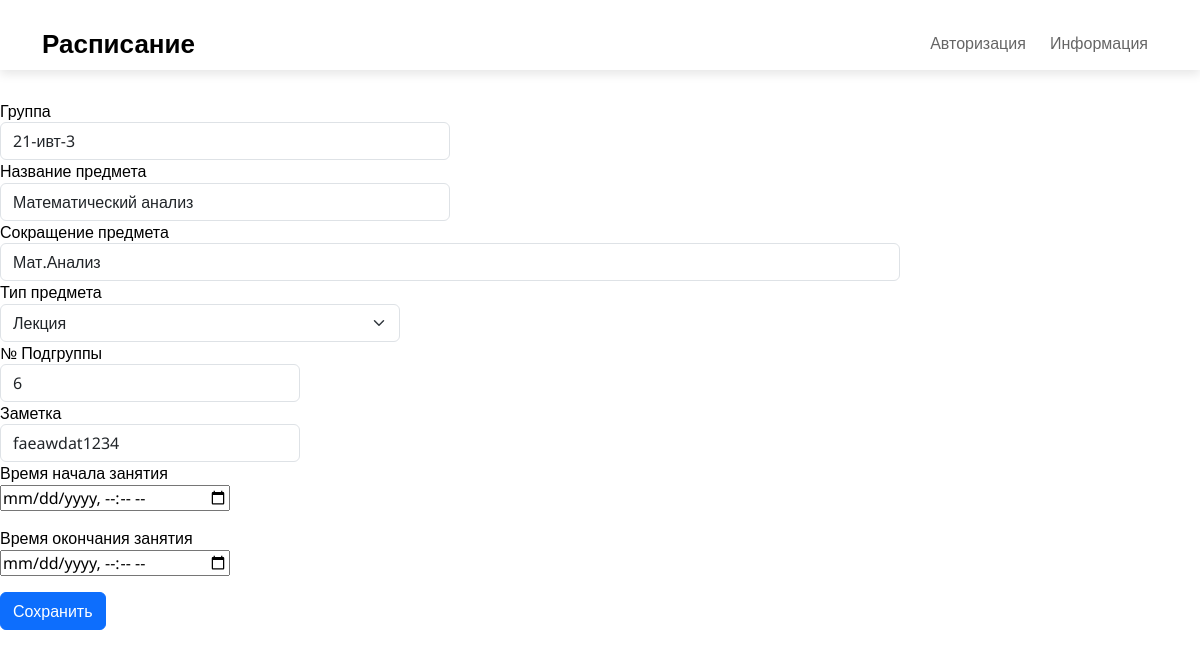
Page /edit/2/ on the committed database.
### app1/models.py (models this page shows)
class StudySession(models.Model):
    group = models.CharField(max_length=10)
    title = models.CharField(max_length=255)
    short_title = models.CharField(default="ПРДМТ",max_length=10, blank=True, null=True)
    session_type = models.PositiveSmallIntegerField(default=0, blank=True, null=True)
    subgroup = models.PositiveSmallIntegerField(default=0, blank=True, null=True)
    comment = models.TextField(default="Здесь могла быть ваша заметка", blank=True, null=True)
    time_start = models.DateTimeField()
    time_end = models.DateTimeField()

### app1/views.py (the view)
# urls.py: path("edit/<int:id>/", edit),
def edit(request, id):
    try:
        studysession = StudySession.objects.get(id=id)
        if request.method == "POST":
            studysession.group = request.POST.get("group")
            studysession.title = request.POST.get("title")
            studysession.short_title = request.POST.get("short_title")
            studysession.session_type = request.POST.get("session_type")
            studysession.subgroup = request.POST.get("subgroup")
            studysession.comment = request.POST.get("comment")
            studysession.time_start = request.POST.get("time_start")
            studysession.time_end = request.POST.get("time_end")
            studysession.save()
            return HttpResponseRedirect("/")
        else:
            return render(request, "html/edit.html", {"studysession": studysession})
    except StudySession.DoesNotExist:
        return HttpResponseNotFound("<h2>StudySession not found</h2>")

### app1/templates/html/edit.html (shortened to what this page needs)
<!DOCTYPE html>
{% load static %}
<html lang="ru">
<head>
	<link rel="stylesheet"  href="/static/styles/bootstrap-reboot.min.css">
	<link rel="stylesheet"  href="/static/styles/bootstrap-grid.min.css">
    <link href="https://cdn.jsdelivr.net/npm/bootstrap@5.3.2/dist/css/bootstrap.min.css" rel="stylesheet">
	<link rel="stylesheet"  href="/static/styles/styles.css">
</head>
<body>
	<nav class="navbar">
		<div class="container">
			<a href="/index.html" class="navbar-brand">Расписание</a>
			<ul class="navbar-menu">
				<li><a href="/index_info.html">Авторизация</a></li>
				<li><a href="/index_info.html">Информация</a></li>
			</ul>
		</div>
	</nav>
    <form method="POST" >
		 <div class="form-row">
           <div class="form-group col-md-6">
               <label for = "GroupName">Группа</label><br>
                    <input type="text" class="form-control" name="group" id = "GroupName" placeholder="{{studysession.group}}" value = "{{studysession.group}}"/>
           </div>
           <div class="form-group col-md-6">
               <label for="TitleName">Название предмета</label><br>
                    <input type="text" class="form-control" name="title" id ="TitleName" placeholder="{{studysession.title}}" value = "{{studysession.title}}"/>
           </div>
           <div class="form-group">
                <label for="inputStitle">Сокращение предмета</label>
                <input type="text" class="form-control" name = "short_title" id="inputStitle" maxlength="15" placeholder="{{studysession.short_title}}" value = "{{studysession.short_title}}"/>
           </div>
           <div class="form-group col-md-4">
                <label for="inputStitle">Тип предмета</label>
                <select class="form-select" required aria-label="select example" id="" name = "session_type">
                        <option value="0">Лекция</option>
                </select>
            </div>
           <div class="form-group col-md-4">
               <label for="SubGroupInput"> № Подгруппы </label><br>
               <input type="number" class="form-control" name="subgroup" id="SubGroupInput" placeholder="{{studysession.subgroup}}" value = "{{studysession.subgroup}}"/>
           </div>
           <div class="form-group col-md-4">
               <label for="CommentInput"> Заметка </label><br>
                <input type="text" class="form-control" name="comment" id="CommentInput" placeholder="{{studysession.comment}}" value = "{{studysession.comment}}"/>
           </div>
           <p>
            <label>Время начала занятия </label><br>
            <input type="datetime-local" name="time_start" value = "{{studysession.time_start}}"/>
        </p>
        <p>
            <label>Время окончания занятия </label><br>
            <input type="datetime-local" name="time_end" value = "{{studysession.time_end}}"/>
        </p>
      </div>
		<input type="submit" value="Сохранить" class="btn btn-primary" />
    </form>
</body>
</html>

### static/styles/styles.css (style rules this page uses)
body { position: relative; font-family: 'Noto Sans', sans-serif; font-size: 16px; line-height: 1.4; color: #000; min-width: 320px; overflow-x: hidden; height: auto; }
.navbar { width: 100%; height: 70px; box-shadow: 0 4px 10px rgba(0, 0, 0, .1); margin-bottom: 30px; }
.navbar .container { height: inherit; display: flex; justify-content: space-between; align-items: center; }
.navbar-menu { list-style-type: none; padding-left: 0; margin-bottom: 0; }
.navbar-menu li { display: inline-block; }
.navbar-menu li a { display: inline-block; color: #000; opacity: 0.6; text-decoration: none; padding: 10px; transition: all .1s ease-in-out; }
.navbar-brand { font-weight: 700; font-size: 26px; text-decoration: none; color: #000; transition: all .1s ease-in-out; }
.form-control { width: 75%; }

### rows in the picture
StudySession: group "21-ивт-3", title "Математический анализ", short_title "Мат.Анализ", subgroup "6", comment "faeawdat1234"
